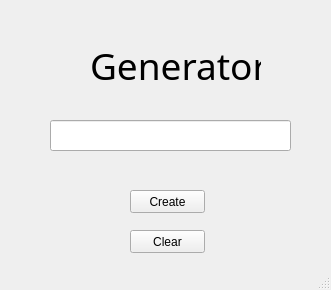
<?xml version="1.0" encoding="UTF-8"?>
<ui version="4.0">
 <class>MainWindow</class>
 <widget class="QMainWindow" name="MainWindow">
  <property name="geometry">
   <rect>
    <x>0</x>
    <y>0</y>
    <width>331</width>
    <height>290</height>
   </rect>
  </property>
  <property name="windowTitle">
   <string>MainWindow</string>
  </property>
  <property name="styleSheet">
   <string notr="true">rgb = .000
</string>
  </property>
  <widget class="QWidget" name="centralwidget">
   <widget class="QPushButton" name="pushButton">
    <property name="geometry">
     <rect>
      <x>130</x>
      <y>190</y>
      <width>75</width>
      <height>23</height>
     </rect>
    </property>
    <property name="text">
     <string>Create</string>
    </property>
   </widget>
   <widget class="QLineEdit" name="lineEdit">
    <property name="geometry">
     <rect>
      <x>50</x>
      <y>120</y>
      <width>241</width>
      <height>31</height>
     </rect>
    </property>
    <property name="font">
     <font>
      <family>Terminal</family>
      <pointsize>12</pointsize>
     </font>
    </property>
    <property name="text">
     <string>      </string>
    </property>
   </widget>
   <widget class="QPushButton" name="pushButton_2">
    <property name="geometry">
     <rect>
      <x>130</x>
      <y>230</y>
      <width>75</width>
      <height>23</height>
     </rect>
    </property>
    <property name="text">
     <string>Clear</string>
    </property>
   </widget>
   <widget class="QLabel" name="label">
    <property name="geometry">
     <rect>
      <x>90</x>
      <y>50</y>
      <width>171</width>
      <height>31</height>
     </rect>
    </property>
    <property name="font">
     <font>
      <family>Roman</family>
      <pointsize>28</pointsize>
     </font>
    </property>
    <property name="text">
     <string>Generator</string>
    </property>
   </widget>
  </widget>
  <widget class="QStatusBar" name="statusbar"/>
 </widget>
 <resources/>
 <connections/>
</ui>
